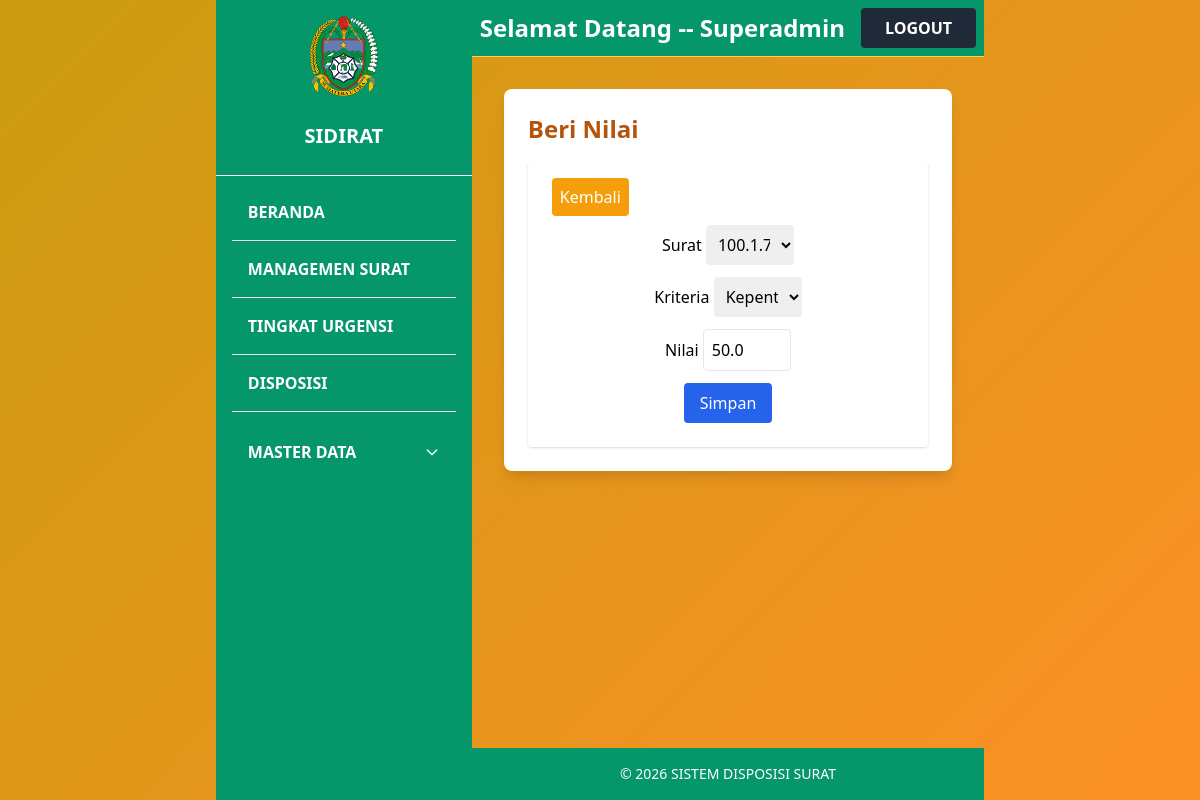
The app's page /nilai/edit/5/ (signed in) with its own data.
### topsis/models.py (models this page shows, shortened)
class Nilai(models.Model):
    surat = models.ForeignKey(Surat, on_delete=models.CASCADE)
    kriteria = models.ForeignKey(Kriteria, on_delete=models.CASCADE)
    nilai = models.FloatField(blank=True, null=True)

### topsis/views.py (the view)
# urls.py: path('nilai/edit/<int:pk>/', views.nilai_edit, name='nilai_edit'),
@login_required
def nilai_edit(request, pk):
    nilai = get_object_or_404(Nilai, pk=pk)
    if request.method == 'POST':
        form = NilaiForm(request.POST, instance=nilai)
        if form.is_valid():
            form.save()
            messages.success(request, "Nilai berhasil diperbarui.")
            return redirect('nilai_index')
    else:
        form = NilaiForm(instance=nilai)
    return render(request, 'topsis/nilai_form.html', {'form': form})

### topsis/forms.py
class NilaiForm(forms.ModelForm):
    class Meta:
        model = Nilai
        fields = ['surat', 'kriteria', 'nilai']
        widgets = {
            'surat': forms.Select(attrs={
                'class': 'form-select rounded p-2 w-1/4',
            }),
            'kriteria': forms.Select(attrs={
                'class': 'form-select rounded p-2 w-1/4',
            }),
            'nilai': forms.NumberInput(attrs={
                'class': 'border rounded p-2 w-1/4',
                'placeholder': 'Masukkan Nilai'
            }),
        }

### core/models.py (called while the page is built)
    def __str__(self):
        return self.no_surat

    def __str__(self):
        return self.nama

### spk_surat/context_processors.py (called while the page is built)
def disposisi_notification(request):
    pending_disposisi_count = 0
    is_kabid = False
    if request.user.is_authenticated:
        is_kabid = request.user.groups.filter(name='Kabid').exists()
        surat_dengan_ranking = Hasil.objects.values_list('surat_id', flat=True)
        pending_disposisi_count = Surat.objects.filter(
            id__in=surat_dengan_ranking
        ).filter(
            Q(disposisi__isnull=True) |
            Q(disposisi__tujuan__isnull=True) |
            Q(disposisi__tujuan='')
        ).distinct().count()
    return {
        'pending_disposisi_count': pending_disposisi_count,
        'is_user_kabid': is_kabid,
    }

### templates/topsis/nilai_form.html (shortened to what this page needs)
{% extends 'base.html' %}
{% block content %}
<div class="bg-white shadow-lg rounded-lg p-6">
    <div class="flex justify-between space-x-2 mb-4">
    <h2 class="text-2xl font-bold text-yellow-700">Beri Nilai</h2>
    </div>
    <div class="bg-white shadow rounded p-6 space-y-4">
        <a href="{% url 'sifat_index' %}" class="bg-yellow-500 text-white px-2 py-2 rounded hover:bg-yellow-600">Kembali</a>
         <form method="post">
                <div class="mb-3 justify-center items-center text-center">
                    <label for="id_surat" class="form-label">Surat</label>
                    {{ form.surat }}
                </div>
                <div class="mb-3 justify-center items-center text-center">
                    <label for="id_kriteria" class="form-label">Kriteria</label>
                    {{ form.kriteria }}
                </div>
                <div class="mb-3 justify-center items-center text-center">
                    <label for="id_nilai" class="form-label">Nilai</label>
                    {{ form.nilai }}
                </div>
                <div class="flex justify-center space-x-6">
                  <button type="submit" class="bg-blue-600 text-white px-4 py-2 rounded hover:bg-blue-700">Simpan</button>
                </div>
            </form>
    </div>
</div>
{% endblock %}

### templates/base.html (shortened to what this page needs)
{% load group_filters %}
{% load static %}
{% load disposisi_filters %}
<!DOCTYPE html>
<html lang="id">
<head>
  <link href="https://cdn.jsdelivr.net/npm/tailwindcss@2.2.19/dist/tailwind.min.css" rel="stylesheet">
  <link rel="stylesheet" href="{% static 'css/style.css' %}">
  <link href="https://cdn.jsdelivr.net/npm/select2@4.1.0-rc.0/dist/css/select2.min.css" rel="stylesheet">
</head>
<body class="bg-yellow-50 font-sans">
  <div class="flex min-h-screen">
    <aside class="w-64 bg-green-600 text-white flex flex-col justify-between">
      <div class="h-25 flex items-center justify-center text-xl pt-4">
          <img src="{% static 'img/pemprovsu.png' %}" alt="Logo" class="h-20 w-auto object-contain">
      </div>
      <div class="h-20 flex items-center justify-center text-center px-2 text-xl font-bold border-b border-white">SIDIRAT</div>
      <nav class="flex-1 p-4 space-y-2">
          <a href="{% url 'beranda' %}" class="block py-2 px-4 hover:bg-white rounded hover:text-yellow-700 font-semibold">BERANDA</a>
          <hr>
          <a href="{% url 'surat_list' %}" class="block py-2 px-4 hover:bg-white rounded hover:text-yellow-700 font-semibold">MANAGEMEN SURAT</a>
          <hr>
          <a href="{% url 'hasil' %}" class="block py-2 px-4 hover:bg-white rounded hover:text-yellow-700 font-semibold">
          TINGKAT URGENSI
          </a>
          <hr>
          <a href="{% url 'disposisi_index' %}" class="block py-2 px-4 hover:bg-white rounded hover:text-yellow-700 font-semibold">DISPOSISI</a>
          {% if user.is_superuser %}
          <hr>
          <div x-data="{ open: false }" class="px-2 py-2">
            <button @click="open = !open" class="w-full flex justify-between items-center py-3 px-2 rounded">
              <span class="font-semibold">MASTER DATA</span>
              <svg :class="{'rotate-180': open}" class="w-4 h-4 transform transition-transform" fill="none" stroke="currentColor" viewBox="0 0 24 24">
                <path stroke-linecap="round" stroke-linejoin="round" stroke-width="2" d="M19 9l-7 7-7-7"/>
              </svg>
            </button>
          </div>
          {% endif %}
        </nav>
    </aside>
    <div class="flex flex-col flex-1">
      <nav class="w-full bg-green-600 p-2 flex justify-between items-center border-b border-yellow-300">
  <div class="flex items-center space-x-4">
    <span class="text-white font-semibold text-2xl">
      Selamat Datang -- {{ user.username }}
    </span>
    <form action="{% url 'logout' %}" method="post">
      <button type="submit" class="bg-gray-800 hover:bg-gray-700 text-white font-bold py-2 px-6 rounded">
        LOGOUT
      </button>
    </form>
  </div>
</nav>
      <main class="flex-1 p-8">
      {% block content %}{% endblock %}
      </main>
    <footer class="bg-green-600 text-white py-4">
    <div class="container mx-auto flex flex-col md:flex-row justify-center items-center px-6">
      <p class="text-sm">&copy; 2026 SISTEM DISPOSISI SURAT</p>
    </div>
    </footer>
    </div>
  </div>
</body>
</html>

### media/static/style.css (style rules this page uses)
body { margin: 0; height: 100vh; display: flex; align-items: center; justify-content: center; background: linear-gradient(135deg, #cb9c11 0%, #fc9025 100%); font-family: Arial, sans-serif; }

### records on screen
Nilai: surat "100.1.7/12657/2025", kriteria "Kepentingan", nilai "50.0"

### other values on screen
{{ user.username }} "Superadmin"
